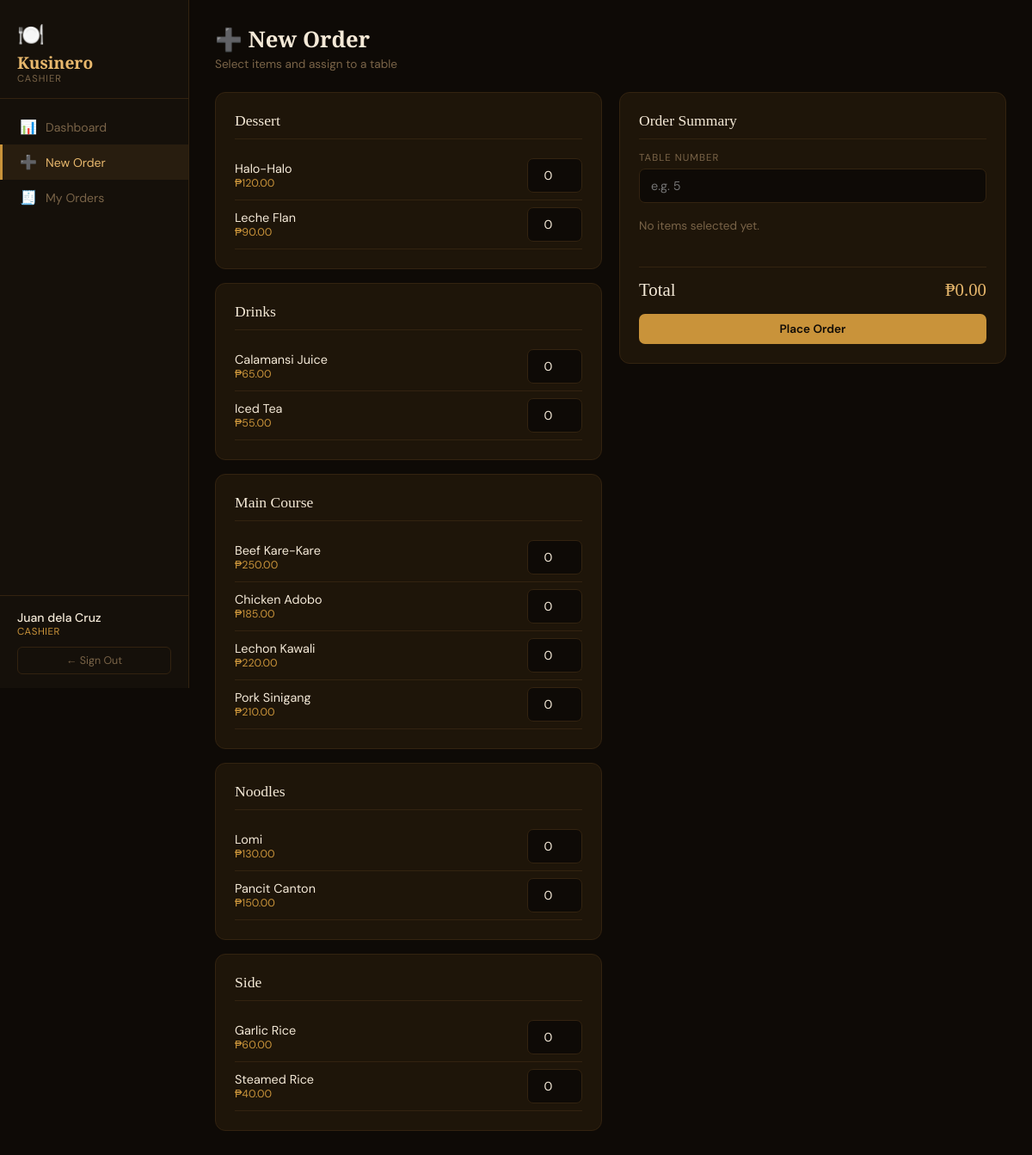
Screenshot of /pages/new_order.php (signed in) with the database file from the repository.
### tables this page shows
CREATE TABLE users (
    id INT AUTO_INCREMENT PRIMARY KEY,
    name VARCHAR(100) NOT NULL,
    username VARCHAR(80) NOT NULL UNIQUE,
    password VARCHAR(255) NOT NULL,
    role_id INT NOT NULL,
    is_active TINYINT(1) DEFAULT 1,
    first_login TINYINT(1) DEFAULT 1,
    phone_number VARCHAR(20),
    email VARCHAR(120),
    failed_login_attempts INT DEFAULT 0,
    lockout_until DATETIME NULL,
    lockout_level INT DEFAULT 0,
    created_at TIMESTAMP DEFAULT CURRENT_TIMESTAMP,
    FOREIGN KEY (role_id) REFERENCES roles(id)
);

CREATE TABLE roles (
    id INT AUTO_INCREMENT PRIMARY KEY,
    name VARCHAR(50) NOT NULL UNIQUE,
    label VARCHAR(100) NOT NULL,
    description VARCHAR(255)
);

CREATE TABLE menu_items (
    id INT AUTO_INCREMENT PRIMARY KEY,
    name VARCHAR(150) NOT NULL,
    category VARCHAR(80) NOT NULL,
    price DECIMAL(8,2) NOT NULL,
    is_available TINYINT(1) DEFAULT 1,
    created_at TIMESTAMP DEFAULT CURRENT_TIMESTAMP
);

### auth/Auth.php (called while the page is built, shortened)
<?php
class Auth {
    private static ?array $user = null;
    public static function init(): void {
        if (!empty($_SESSION['uid'])) {
            $db   = Database::get();
            $stmt = $db->prepare("SELECT u.*, r.name AS role_name, r.label AS role_label
                                  FROM users u JOIN roles r ON r.id = u.role_id
                                  WHERE u.id = ? AND u.is_active = 1");
            $stmt->execute([$_SESSION['uid']]);
            self::$user = $stmt->fetch() ?: null;
        }
    }
    public static function user(): ?array    { return self::$user; }
    public static function isOwner(): bool   { return (self::$user['role_name'] ?? '') === 'owner'; }
}

### pages/new_order.php (the view, shortened to what this page needs)
<?php
require_once __DIR__ . '/../auth/Auth.php';
Auth::init();
$db  = Database::get();
$existingOrderId = (int)($_GET['order_id'] ?? 0);
$menuItems = $db->query("SELECT * FROM menu_items WHERE is_available=1 ORDER BY category,name")->fetchAll();
$grouped = [];
foreach ($menuItems as $item) $grouped[$item['category']][] = $item;
include __DIR__ . '/../includes/nav.php';
?>
<div class="page-header">
  <h2><?= $existingOrderId ? '➕ Add Items' : '➕ New Order' ?></h2>
  <p><?= $existingOrderId ? 'Add more items to Order #' . $existingOrderId : 'Select items and assign to a table' ?></p>
</div>
<form method="POST">
<div class="grid-2">
  <div>
    <?php foreach ($grouped as $cat => $catItems): ?>
    <div class="section-card" style="margin-bottom:16px">
      <div class="section-title"><?= htmlspecialchars($cat) ?></div>
      <?php foreach ($catItems as $item): ?>
      <div style="display:flex;align-items:center;justify-content:space-between;
                  padding:8px 0;border-bottom:1px solid var(--border)">
        <div>
          <div style="font-size:.9rem"><?= htmlspecialchars($item['name']) ?></div>
          <div style="font-size:.78rem;color:var(--gold)">₱<?= number_format($item['price'],2) ?></div>
        </div>
        <input type="number" name="items[<?= $item['id'] ?>]" min="0" max="20" value="0"
               style="width:64px;text-align:center;margin:0"
               oninput="updateTotal()">
      </div>
      <?php endforeach; ?>
    </div>
    <?php endforeach; ?>
  </div>
  <div>
    <div class="section-card" style="position:sticky;top:20px">
      <div class="section-title">Order Summary</div>
      <?php if ($existingOrderId === 0): ?>
      <label class="form-label">Table Number</label>
      <input type="number" name="table_number" min="1" max="50" placeholder="e.g. 5" required style="margin-bottom:18px">
      <?php endif; ?>
      <div id="order-summary" style="margin-bottom:16px;min-height:40px;font-size:.85rem;color:var(--muted)">
        No items selected yet.
      </div>
      <div style="border-top:1px solid var(--border);padding-top:14px;margin-bottom:16px">
        <div style="display:flex;justify-content:space-between;font-family:'Playfair Display',serif;font-size:1.3rem">
          <span>Total</span>
          <span id="total-display" style="color:var(--gold-light)">₱0.00</span>
        </div>
      </div>
      <button class="btn btn-gold" style="width:100%" type="submit">Place Order</button>
    </div>
  </div>
</div>
</form>
</main></div>

### includes/nav.php (shortened to what this page needs)
<?php
require_once __DIR__ . '/../auth/Auth.php';
$u    = Auth::user();
$page = basename($_SERVER['PHP_SELF'], '.php');
$ownerNav = [
    'dashboard'     => ['icon'=>'📊','label'=>'Dashboard'],
    'orders'        => ['icon'=>'🧾','label'=>'All Orders'],
    'menu'          => ['icon'=>'📋','label'=>'Menu'],
    'cashiers'      => ['icon'=>'👥','label'=>'Cashiers'],
    'sales_report'  => ['icon'=>'📈','label'=>'Sales Report'],
    'audit_log'     => ['icon'=>'🔍','label'=>'Audit Log'],
];
$cashierNav = [
    'dashboard'     => ['icon'=>'📊','label'=>'Dashboard'],
    'new_order'     => ['icon'=>'➕','label'=>'New Order'],
    'my_orders'     => ['icon'=>'🧾','label'=>'My Orders'],
];
$nav = Auth::isOwner() ? $ownerNav : $cashierNav;
?>
<div class="layout">
<aside class="sidebar">
  <div class="sidebar-brand">
    <div class="icon">🍽️</div>
    <h1>Kusinero</h1>
    <p><?= htmlspecialchars($u['role_label']) ?></p>
  </div>
  <nav>
    <?php foreach ($nav as $href => $item): ?>
      <a href="<?= $href ?>.php" class="<?= $page === $href ? 'active' : '' ?>">
        <span class="nav-icon"><?= $item['icon'] ?></span>
        <?= $item['label'] ?>
      </a>
    <?php endforeach; ?>
  </nav>
  <div class="sidebar-footer">
    <div class="user-info">
      <div class="name"><?= htmlspecialchars($u['name']) ?></div>
      <div class="role"><?= htmlspecialchars($u['role_label']) ?></div>
    </div>
    <form method="POST" action="/logout.php">
      <button class="logout-btn" type="submit">← Sign Out</button>
    </form>
  </div>
</aside>
<main class="main">

### includes/nav.php (style rules this page uses)
*,*::before,*::after { box-sizing:border-box;margin:0;padding:0 }
.layout { display:flex;min-height:100vh; }
.sidebar { width:220px;flex-shrink:0;background:var(--surface);border-right:1px solid var(--border); display:flex;flex-direction:column;position:fixed;height:100vh;z-index:10; }
.sidebar-brand { padding:24px 20px 16px;border-bottom:1px solid var(--border); }
.sidebar-brand .icon { font-size:1.6rem; }
.sidebar-brand h1 { font-family:'Playfair Display',serif;color:var(--gold-light);font-size:1.2rem; line-height:1.2;margin-top:4px; }
.sidebar-brand p { font-size:.7rem;color:var(--muted);letter-spacing:1px;text-transform:uppercase; }
nav { flex:1;padding:12px 0; }
nav a { display:flex;align-items:center;gap:10px;padding:10px 20px;color:var(--muted); text-decoration:none;font-size:.88rem;transition:all .15s;border-left:3px solid transparent; }
nav a.active { color:var(--gold-light);background:rgba(201,147,58,.1);border-left-color:var(--gold); }
nav a .nav-icon { font-size:1rem;width:20px;text-align:center; }
.sidebar-footer { padding:16px 20px;border-top:1px solid var(--border); }
.user-info .name { font-size:.88rem;font-weight:500;color:var(--cream); }
.user-info .role { font-size:.72rem;color:var(--gold);letter-spacing:.5px;text-transform:uppercase; }
.logout-btn { display:block;margin-top:10px;padding:7px 12px;background:transparent; border:1px solid var(--border);color:var(--muted);border-radius:6px; font-size:.78rem;text-align:center;text-decoration:none;cursor:pointer; transition:all .2s;font-family:'DM Sans',sans-serif;width:100%; }
.main { margin-left:220px;flex:1;padding:28px 30px; }
.page-header { margin-bottom:24px; }
.page-header h2 { font-family:'Playfair Display',serif;font-size:1.6rem;color:var(--cream); }
.page-header p { color:var(--muted);font-size:.85rem;margin-top:3px; }
.grid-2 { display:grid;grid-template-columns:repeat(auto-fit,minmax(320px,1fr));gap:20px;margin-bottom:24px; }
.section-card { background:var(--card);border:1px solid var(--border);border-radius:12px;padding:22px; }
.section-title { font-family:'Playfair Display',serif;font-size:1.1rem;color:var(--cream); margin-bottom:14px;padding-bottom:10px;border-bottom:1px solid var(--border); }
.btn { padding:9px 18px;border:none;border-radius:7px;font-family:'DM Sans',sans-serif; font-size:.85rem;font-weight:600;cursor:pointer;transition:all .15s;text-decoration:none;display:inline-block; }
.btn-gold { background:var(--gold);color:#0e0a06; }
input,select,textarea { width:100%;padding:10px 13px;background:#0e0a06;color:var(--cream); border:1px solid var(--border);border-radius:7px;font-size:.9rem; font-family:'DM Sans',sans-serif;margin-bottom:13px; }
.form-label { display:block;font-size:.72rem;letter-spacing:1px;text-transform:uppercase; color:var(--muted);margin-bottom:5px; }

### rows the page displays
users: role.label "CASHIER", name "Juan dela Cruz"
menu_items: name "Halo-Halo", price "120.00"
menu_items: name "Leche Flan", price "90.00"
menu_items: name "Calamansi Juice", price "65.00"
menu_items: name "Iced Tea", price "55.00"
menu_items: name "Beef Kare-Kare", price "250.00"
menu_items: name "Chicken Adobo", price "185.00"
menu_items: name "Lechon Kawali", price "220.00"
menu_items: name "Pork Sinigang", price "210.00"
menu_items: name "Lomi", price "130.00"
menu_items: name "Pancit Canton", price "150.00"
menu_items: name "Garlic Rice", price "60.00"
menu_items: name "Steamed Rice", price "40.00"

### other values shown
$item['icon'] "📊"
$item['label'] "Dashboard"
$item['icon'] "➕"
$item['label'] "New Order"
$item['icon'] "🧾"
$item['label'] "My Orders"
$cat "Dessert"
$cat "Drinks"
$cat "Main Course"
$cat "Noodles"
$cat "Side"
